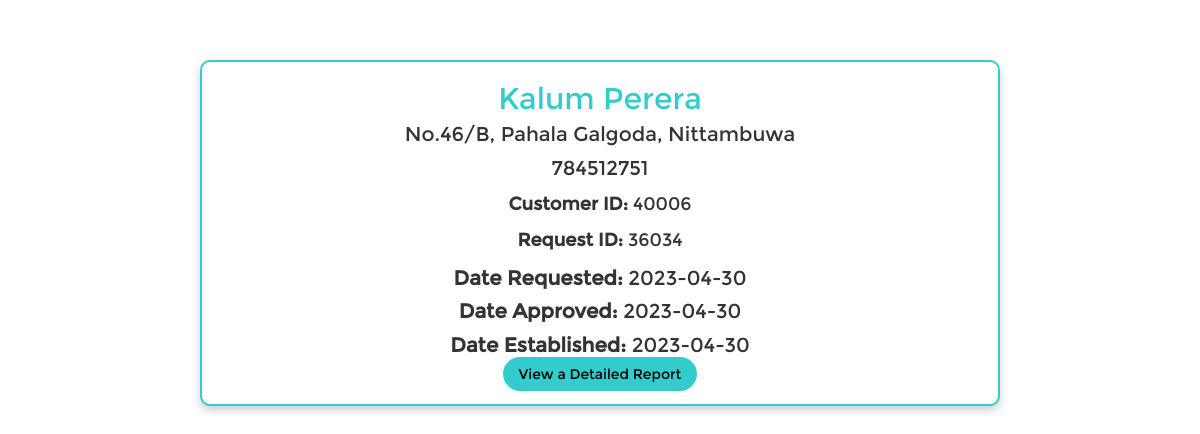
The app's page /manager/show_customer.php?Req_ID=36034 with its own data.
### tables this page shows
CREATE TABLE `customer` (
  `Cus_ID` int(5) NOT NULL AUTO_INCREMENT,
  `Req_ID` int(5) NOT NULL,
  `Fname` varchar(20) NOT NULL,
  `Lname` varchar(20) NOT NULL,
  `Phone` int(10) NOT NULL,
  `Address` varchar(100) NOT NULL,
  PRIMARY KEY (`Cus_ID`),
  KEY `Req_ID` (`Req_ID`),
  CONSTRAINT `customer_ibfk_1` FOREIGN KEY (`Req_ID`) REFERENCES `new_connection` (`Req_ID`)
);

CREATE TABLE `new_connection` (
  `Req_ID` int(5) NOT NULL AUTO_INCREMENT,
  `Date` date NOT NULL,
  `Area` varchar(20) NOT NULL,
  `Status` varchar(14) DEFAULT 'Pending',
  PRIMARY KEY (`Req_ID`)
);

CREATE TABLE `approves` (
  `Req_ID` int(5) NOT NULL,
  `Mgr_ID` int(5) NOT NULL,
  `Date` date NOT NULL,
  KEY `Mgr_ID` (`Mgr_ID`),
  KEY `Req_ID` (`Req_ID`),
  CONSTRAINT `approves_ibfk_1` FOREIGN KEY (`Mgr_ID`) REFERENCES `manager` (`Emp_ID`),
  CONSTRAINT `approves_ibfk_2` FOREIGN KEY (`Req_ID`) REFERENCES `new_connection` (`Req_ID`)
);

CREATE TABLE `establishes` (
  `Req_ID` int(5) NOT NULL,
  `Emp_ID` int(5) NOT NULL,
  `Date` date NOT NULL,
  KEY `Emp_ID` (`Emp_ID`),
  KEY `Req_ID` (`Req_ID`),
  CONSTRAINT `establishes_ibfk_1` FOREIGN KEY (`Emp_ID`) REFERENCES `service_personnal` (`Emp_ID`),
  CONSTRAINT `establishes_ibfk_2` FOREIGN KEY (`Req_ID`) REFERENCES `new_connection` (`Req_ID`)
);

### manager/show_customer.php (the view, shortened to what this page needs)
<?php
include("config.php");
if(isset($_GET['Req_ID']))
{
	$Req_ID = $_GET['Req_ID'];
	$query = "SELECT c.*, nc.Date AS NC_Date, a.Date AS A_Date, e.Date AS E_Date
	FROM Customer c
	INNER JOIN NEW_CONNECTION nc ON c.Req_ID = nc.Req_ID
	INNER JOIN APPROVES a ON nc.Req_ID = a.Req_ID
	INNER JOIN ESTABLISHES e ON nc.Req_ID = e.Req_ID
	WHERE c.Req_ID = '$Req_ID';
	";
	$result = mysqli_query($mysqli, $query);
	$row = mysqli_fetch_array($result);
}
?>
<!DOCTYPE html>
<html>
<head>
	<link type="text/css" href="assets/css/bootstrap.min.css" rel="stylesheet">
	<link rel="stylesheet" href="https://cdnjs.cloudflare.com/ajax/libs/font-awesome/4.7.0/css/font-awesome.min.css">
</head>
<body style="background-color: hsla(0,0%,100%,0.8)">
	<div class="profile-card">
		<div class="profile-details">
			<h2><?php echo $row['Fname']." ".$row['Lname']; ?></h2>
			<p><?php echo $row['Address']; ?></p>
			<p><?php echo $row['Phone']; ?></p>
			<ul>
				<li><b>Customer ID:</b> <?php echo $row['Cus_ID']; ?></li>
				<li><b>Request ID:</b> <?php echo $row['Req_ID']; ?></li>
				<p><strong>Date Requested:</strong> <?php echo $row['NC_Date']; ?></p>
				<p><strong>Date Approved:</strong> <?php echo $row['A_Date']; ?></p>
				<p><strong>Date Established:</strong> <?php echo $row['E_Date']; ?></p>
			</ul>
			<a href="customer_report.php?Req_ID=<?php echo $Req_ID; ?>" class="custom-button">View a Detailed Report</a>
		</div>
	</div>
</body>
</html>

### manager/show_customer.php (style rules this page uses)
.profile-card { border: 2px solid #33cccc; border-radius: 10px; padding: 20px; margin: 5% auto; max-width: 800px; box-shadow: 0 4px 8px 0 rgba(0, 0, 0, 0.2); background-color: white; }
.profile-details { text-align: center; font-family: Montserrat; }
.profile-details h2 { margin: 0; font-size: 30px; color: #33cccc; }
.profile-details p { font-size: 20px; margin: 5px 0; color: #333333; }
.profile-details ul { list-style: none; padding: 0; margin: 0; font-size: 18px; }
.profile-details ul li { margin: 10px 0; color: #333333; }
.custom-button { font-family: Montserrat; background-color: #33cccc; color: black; border: none; border-radius: 20px; padding: 8px 16px; transition: background-color 0.3s ease; }

### records on screen
customer: Fname "Kalum", Lname "Perera", Address "No.46/B, Pahala Galgoda, Nittambuwa", Phone "784512751", Cus_ID "40006", Req_ID "36034", Req_ID.Date "2023-04-30", approves.Date "2023-04-30", establishes.Date "2023-04-30"
